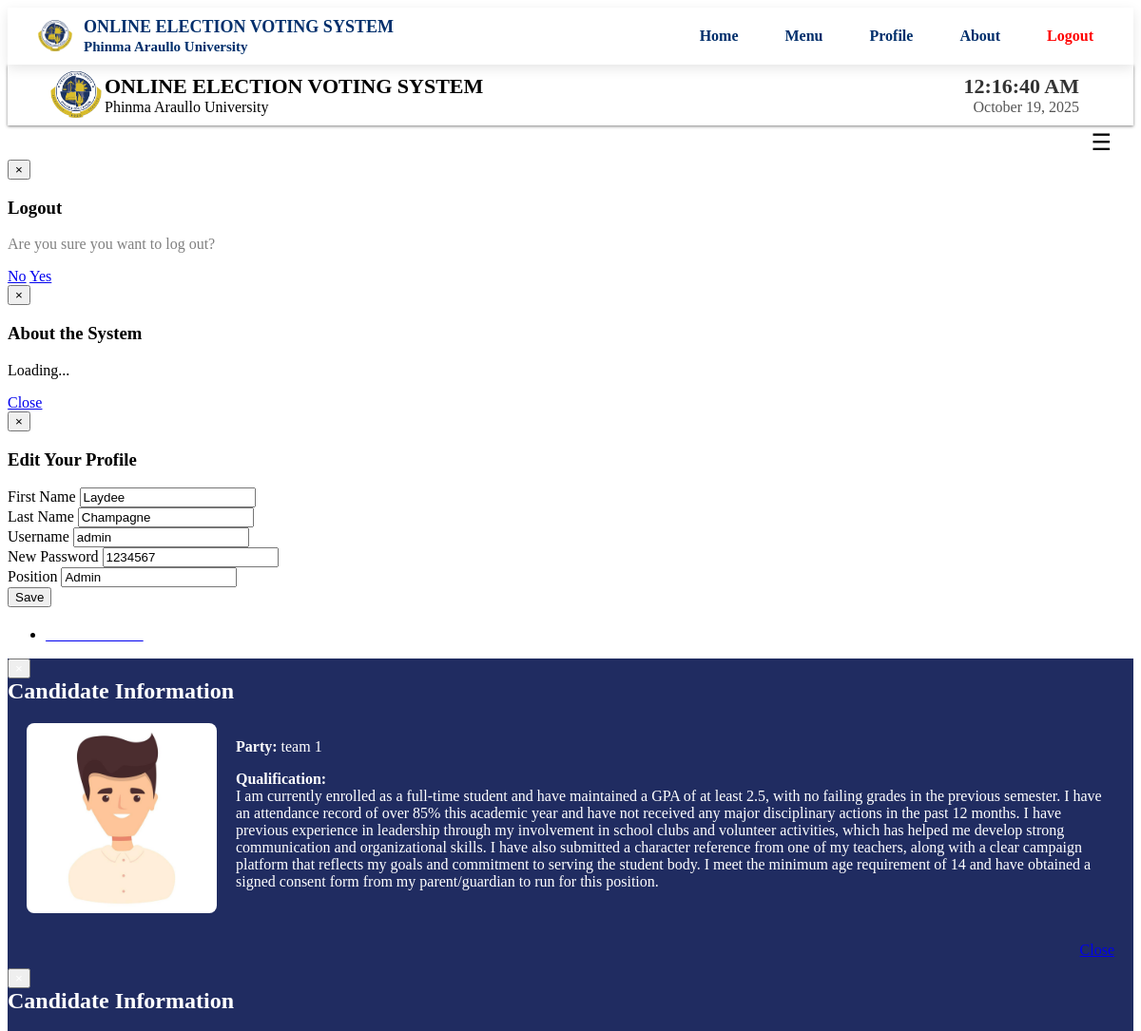
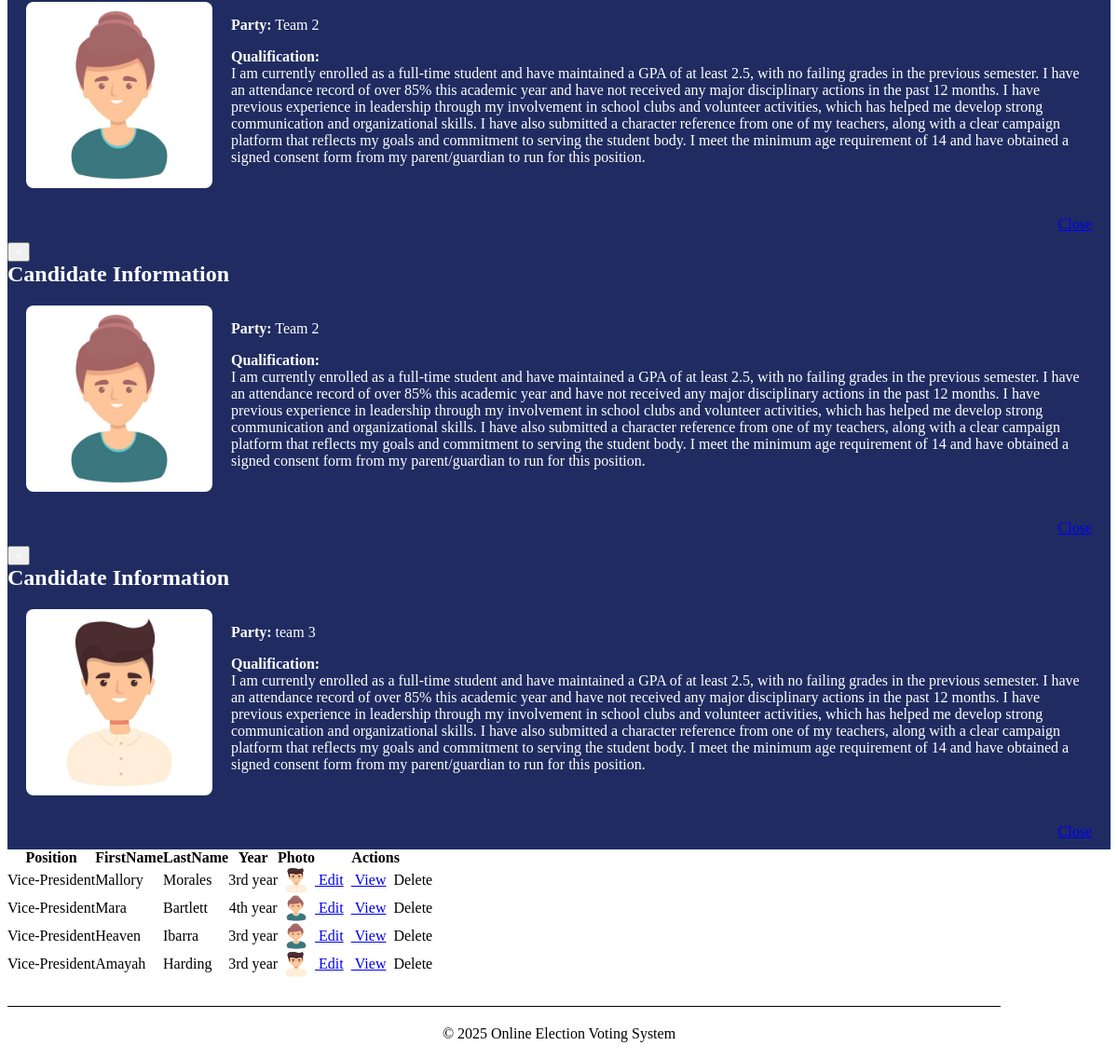
/admin/Vice-President.php (signed in), run on the app's committed database (2 pictures, top to bottom).
### tables this page shows
CREATE TABLE `users` (
  `User_id` int(11) NOT NULL,
  `FirstName` varchar(100) NOT NULL,
  `LastName` varchar(100) NOT NULL,
  `UserName` varchar(100) NOT NULL,
  `Password` varchar(100) NOT NULL,
  `User_Type` varchar(50) NOT NULL,
  `Position` varchar(100) NOT NULL
);

CREATE TABLE `candidate` (
  `CandidateID` int(11) NOT NULL,
  `abc` varchar(1) NOT NULL,
  `Position` varchar(200) NOT NULL,
  `Party` varchar(100) NOT NULL,
  `FirstName` varchar(200) NOT NULL,
  `LastName` varchar(200) NOT NULL,
  `MiddleName` varchar(100) NOT NULL,
  `Gender` varchar(6) NOT NULL,
  `Year` varchar(100) NOT NULL,
  `Photo` varchar(200) NOT NULL,
  `Qualification` text NOT NULL
);

### admin/session.php (called while the page is built, shortened)
<?php
$id_session=$_SESSION['id'];
?>

### admin/Vice-President.php (the view, shortened to what this page needs)
<?php
include('session.php');
include('header.php');
include('dbcon.php');
?>
</head>
<body>
<?php include('nav_top.php'); ?>
<div class="wrapper">
<div class="home_body">
<?php include('menusidebar.php'); ?>
<section style="margin-top: 20px;">
<section>
<div id="element" class="hero-body">
	<div class="pagination">
		  <ul>
    <li><a href="new_candidate.php"><font color="white"><i class="icon-plus icon-large"></i>Add Candidates</font></a></li>
    </ul>
	</div>
	<table class="users-table">
<div class="demo_jui">
		<table cellpadding="0" cellspacing="0" border="0" class="display" id="log" class="jtable">
			<thead>
				<tr>
				<th>Position</th>
				<th>FirstName</th>
				<th>LastName</th>
				<th>Year</th>
				<th>Photo</th>
				<th>Actions</th>
				</tr>
			</thead>
			<tbody>
<?php $candidate_query=mysqli_query($conn,"select  * from candidate where Position='Vice-President'");
		while($candidate_rows=mysqli_fetch_array($candidate_query)){ $id=$candidate_rows['CandidateID'];
		?>
<tr class="del<?php echo $id ?>">
	<td align="center"><?php echo $candidate_rows['Position']; ?></td>
	<td><?php echo $candidate_rows['FirstName']; ?></td>
	<td><?php echo $candidate_rows['LastName']; ?></td>
	<td align="center"><?php echo $candidate_rows['Year']; ?></td>
	<td align="center"><img class="pic" width="40" height="30" src="<?php echo $candidate_rows['Photo'];?>" border="0" onmouseover="showtrail('<?php echo $candidate_rows['Photo'];?>','<?php echo $candidate_rows['FirstName']." ".$candidate_rows['LastName'];?> ',200,5)" onmouseout="hidetrail()"></a></td>
	<td align="center">
	<a class="btn btn-Success" href="edit_candidate.php<?php echo '?id='.$id; ?>"><i class="icon-edit icon-large"></i>&nbsp;Edit</a>&nbsp;
	<a class="btn btn-info"  data-toggle="modal" href="#<?php echo $id; ?>" ><i class="icon-list icon-large"></i>&nbsp;View</a>
	<a class="btn btn-danger1" id="<?php echo $id; ?>"><i class="icon-trash icon-large"></i>&nbsp;Delete</a>&nbsp;
	</td>
<div class="modal hide fade" id="<?php echo htmlspecialchars($id); ?>">
  <div class="modal-header" style="background-color: #202c61; color: white;">
    <button type="button" class="close" data-dismiss="modal" style="color:white;">×</button>
    <h1 style="margin: 0; font-size: 24px;">Candidate Information</h1>
  </div>
  <div class="modal-body" style="
    background-color: #202c61;
    color: white;
    display: flex;
    gap: 20px;
    align-items: flex-start;
    max-height: 400px;
    overflow-y: auto;
    padding: 20px;">
    <div style="flex-shrink: 0;">
      <img
        src="<?php echo htmlspecialchars($candidate_rows['Photo']); ?>"
        alt="Candidate Photo"
        style="max-height: 200px; width: auto; border-radius: 8px; object-fit: contain;">
    </div>
    <div style="flex-grow: 1; overflow-wrap: break-word;">
      <p><strong>Party:</strong> <?php echo htmlspecialchars($candidate_rows['Party']); ?></p>
      <p><strong>Qualification:</strong><br>
        <?php echo nl2br(htmlspecialchars($candidate_rows['Qualification'])); ?>
      </p>
    </div>
  </div>
  <div class="modal-footer" style="background-color: #202c61; text-align: right; padding: 10px 20px;">
    <a href="#" class="btn btn-secondary" data-dismiss="modal" style="color: border: 1px solid white;">Close</a>
  </div>
</div>
		</div>
		</div>
	</tr>
<?php } ?>
<?php include('footer.php')?>
</body>
</html>

### admin/menusidebar.php (shortened to what this page needs)
<div class="navbar2">
  <div class="navbar-inner">
    <div class="container">
      <button class="hamburger pull-right" onclick="toggleSidebar()">&#9776;</button>
    </div>
  </div>
</div>
<div class="modal hide fade" id="logoutModal">
  <div class="modal-header">
    <button type="button" class="close" data-dismiss="modal">×</button>
    <h3>Logout</h3>
  </div>
  <div class="modal-body">
    <p style="color: gray;">Are you sure you want to log out?</p>
  </div>
  <div class="modal-footer">
    <a href="#" class="btn" data-dismiss="modal">No</a>
    <a href="logout.php" class="btn btn-primary">Yes</a>
  </div>
</div>
<div class="modal hide fade" id="aboutModal">
  <div class="modal-header">
    <button type="button" class="close" data-dismiss="modal">×</button>
    <h3>About the System</h3>
  </div>
  <div class="modal-body" id="aboutContent">
    <p>Loading...</p>
  </div>
  <div class="modal-footer">
    <a href="#" class="btn" data-dismiss="modal">Close</a>
  </div>
</div>
<div class="modal hide fade" id="profileModal" tabindex="-1" role="dialog">
  <div class="modal-dialog" style="max-width: 600px;">
    <div class="modal-content hero-profile">
      <div class="modal-header">
        <button type="button" class="close" data-dismiss="modal">×</button>
        <h3>Edit Your Profile</h3>
      </div>
      <div class="modal-body">
        <?php
        $query = mysqli_query($conn, "SELECT * FROM users WHERE User_id = '$id_session'");
        $row = mysqli_fetch_assoc($query);
        ?>
        <form method="post">
          <div class="form-group">
            <label>First Name</label>
            <input type="text" name="firstname" value="<?php echo $row['FirstName']; ?>" class="form-control" required>
          </div>
          <div class="form-group">
            <label>Last Name</label>
            <input type="text" name="lastname" value="<?php echo $row['LastName']; ?>" class="form-control" required>
          </div>
          <div class="form-group">
            <label>Username</label>
            <input type="text" name="username" value="<?php echo $row['UserName']; ?>" class="form-control" required>
          </div>
          <div class="form-group">
            <label>New Password</label>
            <input type="text" name="password" value="<?php echo $row['Password']; ?>" class="form-control" required>
          </div>
          <div class="form-group">
            <label>Position</label>
            <input type="text" value="<?php echo $row['Position']; ?>" class="form-control" readonly>
          </div>
          <input type="submit" name="save" value="Save" class="btn btn-primary">
        </form>
      </div>
    </div>
  </div>
</div>

### admin/menusidebar.php (style rules this page uses)
.navbar2 { width: 100%; max-width: 100%; box-sizing: border-box; overflow-x: visible; padding: 0; }
.navbar-inner { width: 100%; max-width: 100%; box-sizing: border-box; }
.navbar2 .container { width: 100% !important; max-width: 100%; box-sizing: border-box; display: flex; flex-wrap: wrap; justify-content: space-between; align-items: center; overflow-x: visible; padding: 0 15px; }
.hamburger { font-size: 24px; background: transparent; border: none; color: #000; cursor: pointer; padding: 4px 8px; margin-left: auto; }

### data on the page
users: firstname "Laydee", lastname "Champagne", username "admin", password "1234567", Position "Admin"
candidate: Position "Vice-President", FirstName "Mallory", LastName "Morales", Year "3rd year", Photo (picture), Party "team 1", Qualification "I am currently enrolled as a full-time student and have maintained a GPA of at least 2.5, with no failing grades in the previous semester. I have an attendance record of over 85% this academic year and have not received any major disciplinary actions in the past 12 months. I have previous experience in leadership through my involvement in school clubs and volunteer activities, which has helped me develop strong communication and organizational skills. I have also submitted a character reference from one of my teachers, along with a clear campaign platform that reflects my goals and commitment to serving the student body. I meet the minimum age requirement of 14 and have obtained a signed…"
candidate: Position "Vice-President", FirstName "Mara", LastName "Bartlett", Year "4th year", Photo (picture), Party "Team 2", Qualification "I am currently enrolled as a full-time student and have maintained a GPA of at least 2.5, with no failing grades in the previous semester. I have an attendance record of over 85% this academic year and have not received any major disciplinary actions in the past 12 months. I have previous experience in leadership through my involvement in school clubs and volunteer activities, which has helped me develop strong communication and organizational skills. I have also submitted a character reference from one of my teachers, along with a clear campaign platform that reflects my goals and commitment to serving the student body. I meet the minimum age requirement of 14 and have obtained a signed…"
candidate: Position "Vice-President", FirstName "Heaven", LastName "Ibarra", Year "3rd year", Photo (picture), Party "Team 2", Qualification "I am currently enrolled as a full-time student and have maintained a GPA of at least 2.5, with no failing grades in the previous semester. I have an attendance record of over 85% this academic year and have not received any major disciplinary actions in the past 12 months. I have previous experience in leadership through my involvement in school clubs and volunteer activities, which has helped me develop strong communication and organizational skills. I have also submitted a character reference from one of my teachers, along with a clear campaign platform that reflects my goals and commitment to serving the student body. I meet the minimum age requirement of 14 and have obtained a signed…"
candidate: Position "Vice-President", FirstName "Amayah", LastName "Harding", Year "3rd year", Photo (picture), Party "team 3", Qualification "I am currently enrolled as a full-time student and have maintained a GPA of at least 2.5, with no failing grades in the previous semester. I have an attendance record of over 85% this academic year and have not received any major disciplinary actions in the past 12 months. I have previous experience in leadership through my involvement in school clubs and volunteer activities, which has helped me develop strong communication and organizational skills. I have also submitted a character reference from one of my teachers, along with a clear campaign platform that reflects my goals and commitment to serving the student body. I meet the minimum age requirement of 14 and have obtained a signed…"
